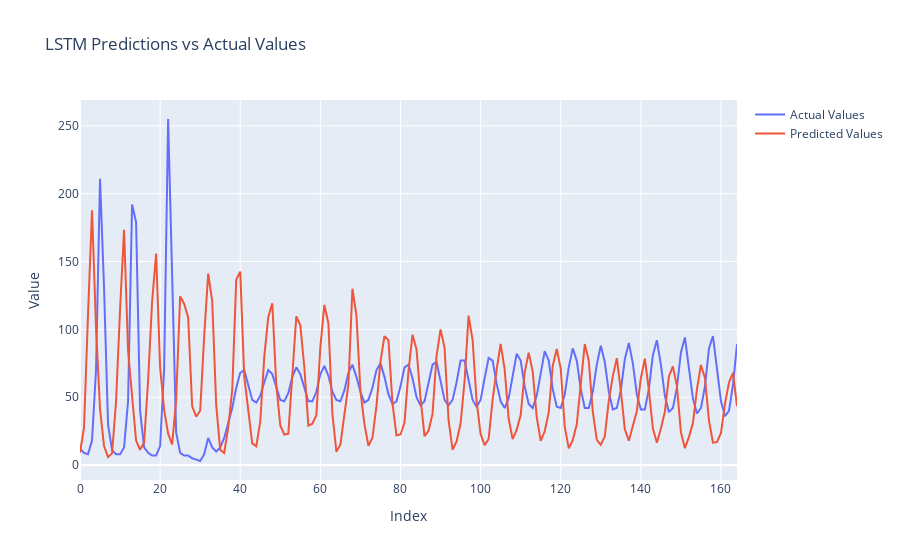

The code cell stored with this chart in its notebook:
### Code cell
import numpy as np
import tensorflow as tf
from tensorflow.keras.models import Sequential
from tensorflow.keras.layers import LSTM, Dense
from sklearn.metrics import mean_squared_error

X, y = create_features(X_train_list, 35)
X = X.reshape((X.shape[0], 1, X.shape[1]))
y = y.reshape((y.shape[0], 1))

model = Sequential([
    LSTM(11, activation='relu', input_shape=(X.shape[1], X.shape[2]), dropout=0.2, return_sequences=True),
    Dense(1)
])
model.compile(optimizer='adam', loss='mse')
model.fit(X, y, epochs=400, batch_size=32, verbose=0)

# Now test the model on the test set, first create the features for the test set
X_test, y_test = create_features(X_test_list, 35)
X_test = X_test.reshape((X_test.shape[0], 1, X_test.shape[1]))
y_test = y_test.reshape((y_test.shape[0], 1))

# Recursively predict the test set
current_input = X_test[0].reshape((1, 1, X_test.shape[2]))
y_test_pred = []

for i in range(len(y_test)):
    new_y = model.predict(current_input)
    y_test_pred.append(new_y[0][0])
    current_input = np.append(current_input[:, :, 1:], new_y.reshape((1, 1, 1)), axis=2)

y_test_pred = np.array(y_test_pred).reshape(-1, 1)

# Plot the predictions vs actual values
import plotly.express as px
import plotly.graph_objects as go

fig = go.Figure()
fig.add_trace(go.Scatter(y=y_test.flatten(), mode='lines', name='Actual Values'))
fig.add_trace(go.Scatter(y=y_test_pred.flatten(), mode='lines', name='Predicted Values'))
fig.update_layout(title='LSTM Predictions vs Actual Values', xaxis_title='Index', yaxis_title='Value')
fig.show()

### Figure 1 — Plotly figure (JSON) as saved in the notebook; plotly's stock layout.template omitted (floating-point values rounded to 4 significant figures; data arrays with more than 128 entries replaced by an {"elided": "..."} marker saying what was removed)
{"data": [{"mode": "lines", "name": "Actual Values", "type": "scatter", "y": {"elided": "165 int values"}}, {"mode": "lines", "name": "Predicted Values", "type": "scatter", "y": {"elided": "165 float values"}}], "layout": {"title": {"text": "LSTM Predictions vs Actual Values"}, "xaxis": {"title": {"text": "Index"}}, "yaxis": {"title": {"text": "Value"}}}}
